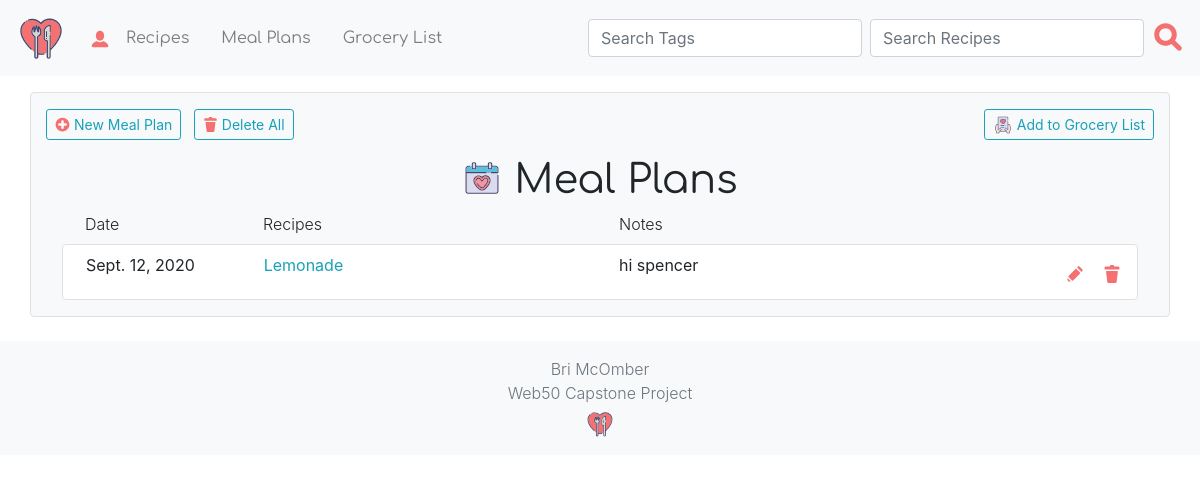
/mealplans/1 (signed in), run on the app's committed database.
### menu/models.py (models this page shows, shortened)
class MealPlan(models.Model):
    date = models.DateField(default=date.today)
    notes = models.CharField(max_length=256, blank=True)
    recipes = models.ManyToManyField(Recipe, related_name='mealplans', blank=True)
    user = models.ForeignKey(User, on_delete=models.CASCADE, related_name="mealplans")
    objects = models.Manager()

class Recipe(models.Model):
    name = models.CharField(max_length=64, unique=True)
    tags = models.ManyToManyField(Tag, related_name='recipes', blank=True)
    ingredients = models.ManyToManyField(Ingredient, related_name='recipes')
    prep_time = models.PositiveIntegerField(blank=True, null=True)
    cook_time = models.PositiveIntegerField(blank=True, null=True)
    source = models.CharField(max_length=256, blank=True)
    servings = models.PositiveIntegerField(blank=True, null=True)
    str_steps = models.TextField(blank=True)
    user = models.ForeignKey(User, on_delete=models.CASCADE, related_name="recipes")
    objects = models.Manager()
    def steps_fxn(self):
        if self.str_steps:
            return json.loads(self.str_steps)
        return []
    steps = property(steps_fxn)
    def __str__(self):
        return self.name

### menu/views.py (the view)
# urls.py: path('mealplans/<int:meal_plan_id>', views.focus_meal_plans, name='focus_meal_plans'),
@login_required
def focus_meal_plans(request, meal_plan_id):
    return render(request, 'menu/mealplans.html', {
        'mealplans': MealPlan.objects.filter(user=request.user).order_by('date'),
        'focus': meal_plan_id
    })

### menu/templates/menu/mealplans.html (shortened to what this page needs)
{% extends 'menu/layout.html' %}
{% load static %}
{% block body %}
    <div>
        <div class="container text-center rounded border bg-light mt-3">
            <div class="row">
                <div class="col-sm text-left pt-3 mobile-center">
                    <a href='{% url "menu:new_meal_plan" %}' class='btn btn-sm btn-outline-info'>
                        <img src='{% static "/images/add.svg" %}' height="15" width="15" style="vertical-align: -2px" class='p-0 m-0'>
                        New Meal Plan
                    </a>
                    <button class='btn btn-sm btn-outline-info ml-2' onclick=(verify_delete_all())>
                        <img src='{% static "/images/trash.svg" %}' height="15" width="15" style="vertical-align: -2px" class='p-0 m-0'>
                        Delete All
                    </button>
                </div>
                <div class='col-sm text-right py-3 mobile-center'>
                    <a class="btn btn-outline-info btn-sm" href="{% url 'menu:meal_plan_groceries' %}">
                        <img src='{% static "images/list.svg" %}' height="20" width="20" style='vertical-align: -5px' class='p-0 m-0'>
                        Add to Grocery List
                    </a>
                </div>
            </div>
            <h1>
                <img src='{% static "/images/calendar.svg" %}' height="40" width="40" style="vertical-align: -5px">
                Meal Plans
            </h1>
            <div key='headers' class='font-weight-light row mx-3 pl-2 pb-2 text-left mobile-hidden'>
                <span class='col-sm-2'>Date</span>
                <span class='col-sm-4'>Recipes</span>
                <span class='col-sm-4'>Notes</span>
            </div>
            <div id='mealplans'>
                {% for mealplan in mealplans %}
                    <div class='border pl-2 py-2 mx-3 mb-3 rounded row position-relative bg-white text-left' id='{{ mealplan.id }}'>
                        <span class='col-sm-2 mobile-grow'>
                            {{ mealplan.date }}
                        </span>
                        <span class='col-sm-4'>
                            {% for recipe in mealplan.recipes.all %}
                                <div>
                                    <a href="{% url 'menu:recipe' recipe.id %}" class="text-info">{{ recipe }}</a>
                                </div>
                            {% endfor %}
                        </span>
                        <span class='col-sm-4'>
                            {{ mealplan.notes }}
                        </span>
                        <span class="col-sm-2 text-right">
                            <a class="btn btn-link" href="{% url 'menu:edit_meal_plan' mealplan.id %}">
                                <img src='{% static "/images/edit.svg" %}' height="18" width="18" style="vertical-align: -5px">
                            </a>
                            <button class="btn btn-link p-0" onclick="verify_delete(id='{{ mealplan.id }}')">
                                <img src='{% static "/images/trash.svg" %}' height="18" width="18" style="vertical-align: -5px">
                            </button>
                        </span>
                    </div>
                {% empty %}
                    <h5 class="text-left p-3">
                        No Meal Plans
                    </h5>
                {% endfor %}
            </div>
        </div>
    </div>
{% endblock %}

### menu/static/styles.css (style rules this page uses)
h1, h2, h3, h4, h5, h6, .header-font { font-family: Comfortaa-Regular, sans-serif; }

### data on the page
MealPlan: date "Sept. 12, 2020", notes "hi spencer"
Recipe: name "Lemonade"
